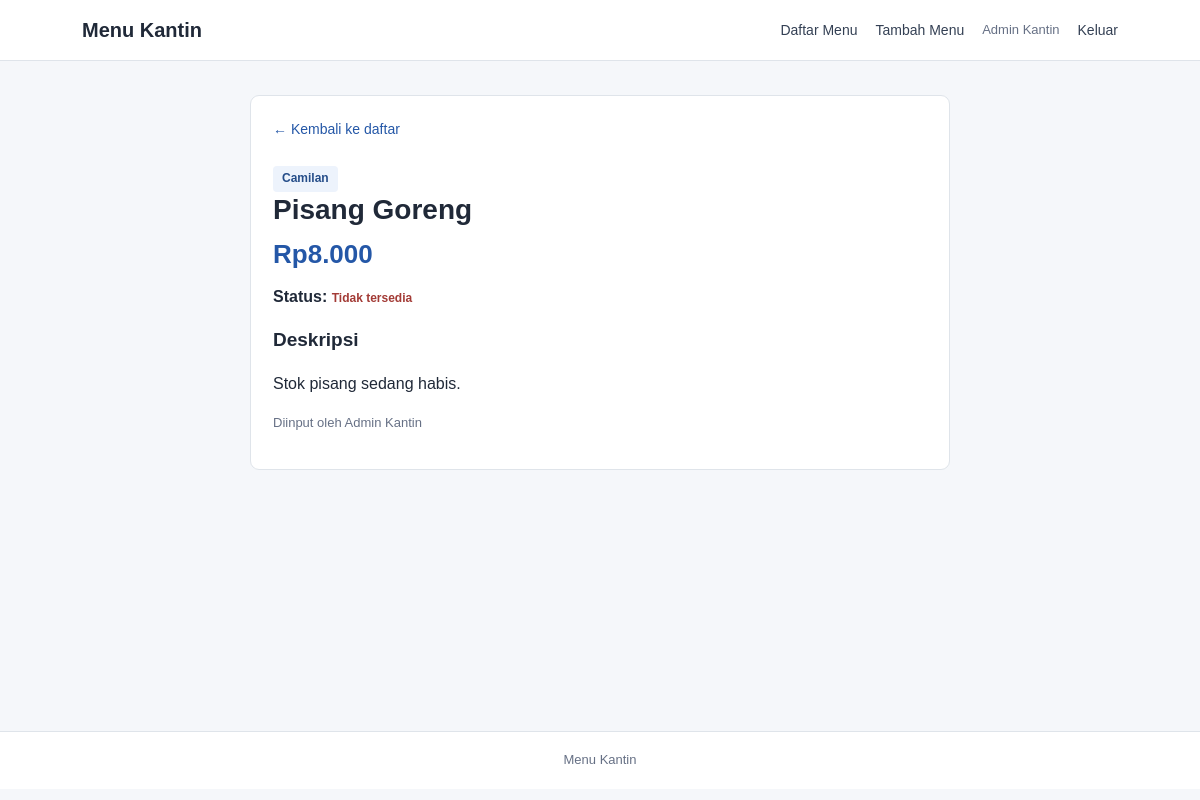
The page /detail.php?id=5 (signed in) on the database its author committed.
### tables this page shows
CREATE TABLE menu_kantin (
    id INT UNSIGNED AUTO_INCREMENT PRIMARY KEY,
    pengguna_id INT UNSIGNED NOT NULL,
    nama_menu VARCHAR(150) NOT NULL,
    kategori ENUM('Makanan', 'Minuman', 'Camilan') NOT NULL,
    harga INT UNSIGNED NOT NULL,
    tersedia ENUM('Ya', 'Tidak') NOT NULL,
    deskripsi VARCHAR(2000) NOT NULL DEFAULT '',
    CONSTRAINT cek_harga_menu CHECK (harga BETWEEN 1000 AND 100000),
    CONSTRAINT fk_menu_pengguna FOREIGN KEY (pengguna_id)
        REFERENCES pengguna(id) ON UPDATE CASCADE ON DELETE RESTRICT
);

CREATE TABLE pengguna (
    id INT UNSIGNED AUTO_INCREMENT PRIMARY KEY,
    username VARCHAR(30) NOT NULL UNIQUE,
    nama VARCHAR(100) NOT NULL,
    peran ENUM('admin', 'anggota') NOT NULL DEFAULT 'anggota',
    hash_sandi VARCHAR(255) NOT NULL
);

### sesi.php (called while the page is built, shortened)
<?php
function e($nilai) {
    return htmlspecialchars((string) $nilai, ENT_QUOTES, 'UTF-8');
}
?>

### detail.php (the view, shortened to what this page needs)
<?php
require_once 'koneksi.php';
require_once 'sesi.php';
$id = filter_input(INPUT_GET, 'id', FILTER_VALIDATE_INT);
$stmt = $koneksi->prepare(
    "SELECT m.id, m.nama_menu, m.kategori, m.harga, m.tersedia, m.deskripsi,
            p.nama AS nama_penginput
     FROM menu_kantin m
     JOIN pengguna p ON m.pengguna_id = p.id
     WHERE m.id = ? LIMIT 1"
);
$stmt->bind_param('i', $id);
$stmt->execute();
$menu = $stmt->get_result()->fetch_assoc();
require 'header.php';
?>
<section class="detail-card">
    <a class="back-link" href="daftar.php">&larr; Kembali ke daftar</a>
    <span class="category"><?= e($menu['kategori']) ?></span>
    <h1><?= e($menu['nama_menu']) ?></h1>
    <p class="price large">Rp<?= number_format((int) $menu['harga'], 0, ',', '.') ?></p>
    <p><strong>Status:</strong>
        <span class="status <?= $menu['tersedia'] === 'Ya' ? 'available' : 'unavailable' ?>">
            <?= e($menu['tersedia'] === 'Ya' ? 'Tersedia' : 'Tidak tersedia') ?>
        </span>
    </p>
    <h2>Deskripsi</h2>
    <p class="description"><?= nl2br(e($menu['deskripsi'])) ?></p>
    <p class="muted small">Diinput oleh <?= e($menu['nama_penginput']) ?></p>
</section>
<?php require 'footer.php'; ?>

### style.css (style rules this page uses)
* { box-sizing: border-box; }
:root { --biru: #2457a7; --biru-gelap: #193f7b; --teks: #202938; --abu: #667085; --garis: #dfe4ea; --latar: #f5f7fa; --putih: #ffffff; }
body { margin: 0; font-family: Arial, Helvetica, sans-serif; color: var(--teks); background: var(--latar); line-height: 1.6; }
a { color: var(--biru); text-decoration: none; }
h1, h2, p { margin-top: 0; }
h1 { margin-bottom: 6px; font-size: 28px; line-height: 1.3; }
h2 { font-size: 19px; }
.muted { color: var(--abu); }
.small { font-size: 13px; }
.menu-card, .form-card, .detail-card, .empty-state { background: var(--putih); border: 1px solid var(--garis); border-radius: 9px; padding: 22px; }
.category { display: inline-block; padding: 3px 9px; border-radius: 4px; background: #edf3fc; color: #254d89; font-size: 12px; font-weight: 600; }
.status { display: inline-block; font-size: 12px; font-weight: 600; }
.unavailable { color: #a33b36; }
.price { color: var(--biru); font-size: 20px; font-weight: 700; margin-bottom: 8px; }
.price.large { font-size: 26px; }
.detail-card { max-width: 700px; margin: 0 auto; }
.back-link { display: block; margin-bottom: 24px; font-size: 14px; }
.description { white-space: normal; overflow-wrap: anywhere; }

### rows shown on the page
menu_kantin: kategori "Camilan", nama_menu "Pisang Goreng", harga "8.000", tersedia "Tidak tersedia", deskripsi "Stok pisang sedang habis.", pengguna.nama "Admin Kantin"

### other values the page prints
$_SESSION['nama'] "Admin Kantin"
